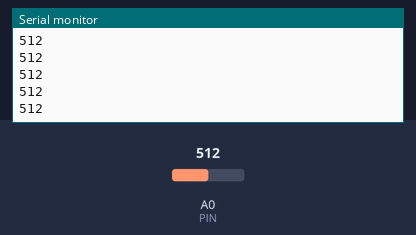
The sketch below on a simulated Arduino Uno, built with avr-gcc and run on an emulated ATmega328P. Parts: the last lines printed to the serial monitor. Inputs (shaded band) come from the test bench; at power-on: A0 (PIN) = 512.

Above: at 1.2 s.
1.3 s: A0 (PIN) set to 716
At 2.3 s:
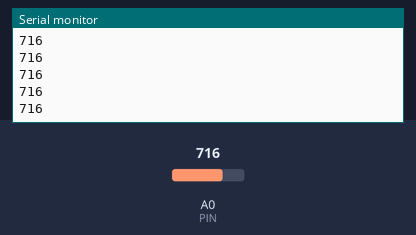
2.8 s: A0 (PIN) set to 900
At 3.5 s:
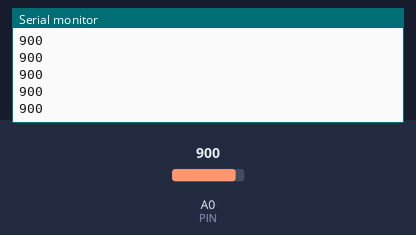
Timing chart, 0 to 5.8 s (numbered marks = the images above; inputs shaded):
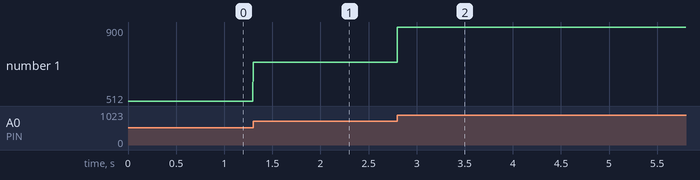

Measured:
- after the input at 1.3 s, the serial monitor: prints a new line at once (image 1)
- after the input at 2.8 s, the serial monitor: prints a new line at once (image 2)
- plotted number 1: 512 → 716 after the input at 1.3 s, 716 → 900 after the input at 2.8 s

The sketch:

audia_adc.ino
```cpp
// Audia ADC streamer
// Samples one analog pin at a fixed rate and prints one integer per line.
// Pairs with diy_board.py (FS = 250, BAUD = 115200).
//
// Wiring (BioAmp EXG Pill or any 5 V analog front end):
//   front end VCC -> 5V, GND -> GND, OUT -> A0
//
// SAFETY: electrodes on your head only while the laptop runs on battery,
// charger unplugged. Never power the front end from a wall adapter.

const int  PIN        = A0;
const long SAMPLE_HZ  = 250;
const unsigned long PERIOD_US = 1000000UL / SAMPLE_HZ;

unsigned long nextSample;

void setup() {
  Serial.begin(115200);
  nextSample = micros();
}

void loop() {
  // Fixed-rate timing: schedule from the last deadline, not from "now",
  // so small delays do not add up into drift.
  if ((long)(micros() - nextSample) >= 0) {
    nextSample += PERIOD_US;
    Serial.println(analogRead(PIN));
  }
}
```
